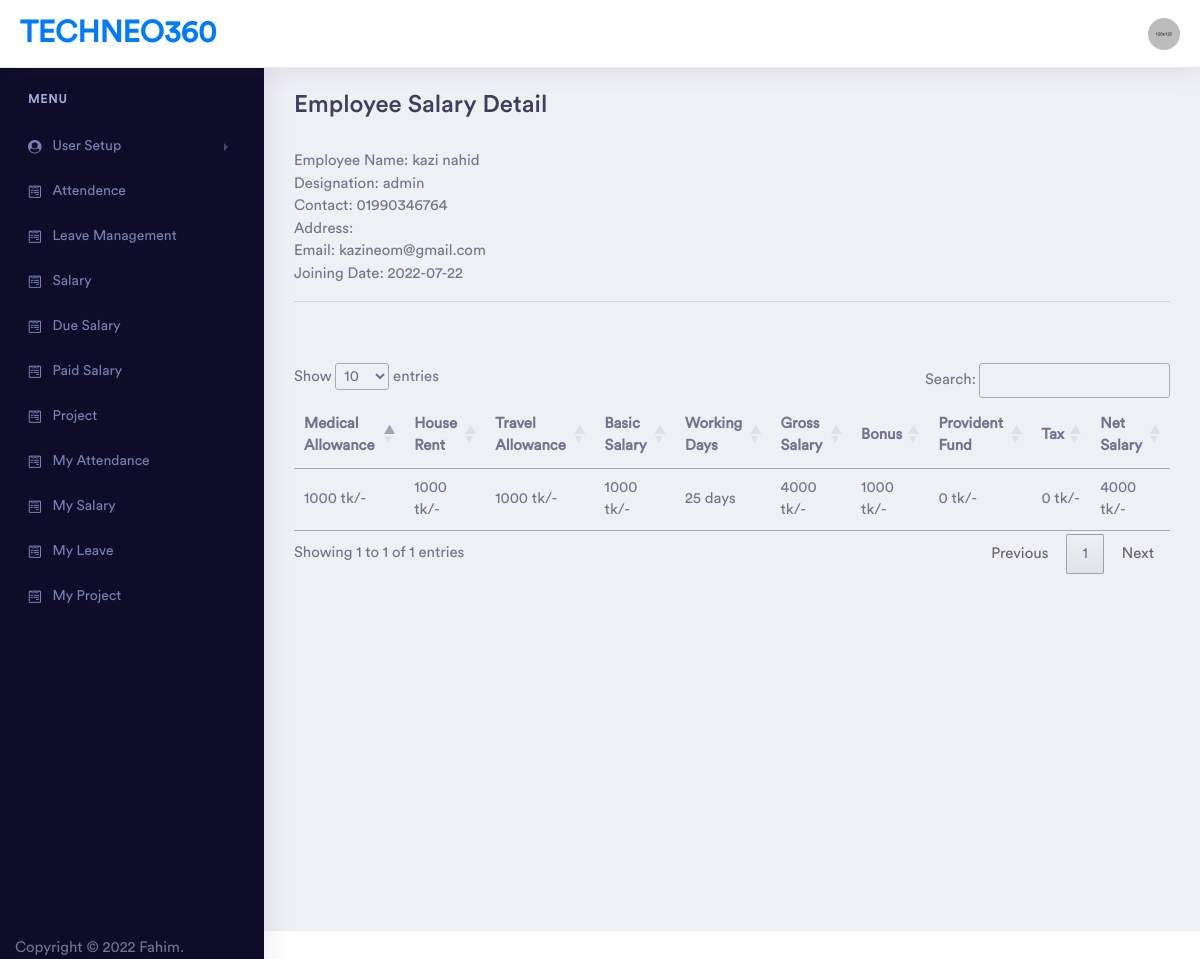
Screenshot of /salary_detail.php?sal_id=43&&id=36 (signed in) with the database file from the repository.
### tables this page shows
CREATE TABLE `users` (
  `id` int(11) NOT NULL,
  `first_name` varchar(128) NOT NULL,
  `last_name` varchar(128) NOT NULL,
  `phone_number` varchar(128) NOT NULL,
  `username` varchar(128) NOT NULL,
  `email` varchar(128) NOT NULL,
  `password` varchar(128) NOT NULL,
  `created_at` datetime DEFAULT NULL,
  `updated_at` datetime DEFAULT current_timestamp(),
  `role` varchar(128) NOT NULL DEFAULT 'employee',
  `address` text DEFAULT NULL
);

CREATE TABLE `salary` (
  `id` int(11) NOT NULL,
  `employee_id` int(128) NOT NULL,
  `expire_date` date DEFAULT NULL,
  `total_salary` int(11) NOT NULL,
  `join_date` date DEFAULT current_timestamp(),
  `medical_allowance` int(255) NOT NULL,
  `house_rent` int(255) NOT NULL,
  `travel_allowance` int(255) NOT NULL,
  `basic_salary` int(255) NOT NULL,
  `working_days` int(255) NOT NULL,
  `deduction_rate` int(11) NOT NULL,
  `status` enum('active','cancel') NOT NULL DEFAULT 'active',
  `bonus` int(11) NOT NULL,
  `provident_fund` int(11) NOT NULL,
  `professional_tax` int(11) NOT NULL
);

### salary_detail.php (the view, shortened to what this page needs)
<?php
if (isset($_SESSION['access'])) {
    $user_level = $_SESSION['level'];
    include 'partials/connection.php';
    include 'partials/header.php';
    include 'partials/sidebar.php';
    if ($user_level != 'employee') {
        $salary_id = $_GET['sal_id'];
?>
        <div class="dashboard-wrapper">
            <div class="dashboard-ecommerce">
                <div class="container-fluid dashboard-content ">
                    <div class="row">
                        <div class="col-xl-12 col-lg-12 col-md-12 col-sm-12 col-12">
                            <div class="page-header">
                                <h2 class="pageheader-title">Employee Salary Detail</h2>
                            </div>
                                <?php
                                $user = mysqli_fetch_assoc(mysqli_query($conn, "SELECT users.*,salary.total_salary,salary.bonus,salary.working_days,salary.id as salary_id ,salary.join_date,salary.expire_date,salary.medical_allowance,salary.house_rent,salary.travel_allowance,salary.basic_salary,salary.deduction_rate, salary.provident_fund, salary.professional_tax FROM users LEFT JOIN salary on users.id = salary.employee_id where salary.status='active' and salary.id = $salary_id"));
                                ?>
                            <div>
                                Employee Name: <?= $user['first_name'] . ' ' . $user['last_name'] ?>
                            </div>
                            <div>
                                Designation: <?= $user['role'] ?>
                            </div>
                            <div>
                                Contact: <?= $user['phone_number'] ?>
                            </div>
                            <div>
                                Address: <?= $user['address'] ?>
                            </div>
                            <div>
                                Email: <?= $user['email'] ?>
                            </div>
                            <div>
                                Joining Date: <?= $user['join_date'] ?>
                            </div>
                            <hr>
                            <br>
                            <br>
                            <table id="myTable">
                                <thead>
                                    <tr>
                                        <th>Medical Allowance</th>
                                        <th>House Rent</th>
                                        <th>Travel Allowance</th>
                                        <th>Basic Salary</th>
                                        <th>Working Days</th>
                                        <th>Gross Salary</th>
                                        <th>Bonus</th>
                                        <th>Provident Fund</th>
                                        <th>Tax</th>
                                        <th>Net Salary</th>
                                    </tr>
                                </thead>
                                <tbody>
                                    <tr>
                                        <td><?= $user['medical_allowance'] ?> tk/-</td>
                                        <td><?= $user['house_rent'] ?> tk/-</td>
                                        <td><?= $user['travel_allowance'] ?> tk/-</td>
                                        <td><?= $user['basic_salary'] ?> tk/-</td>
                                        <td><?= $user['working_days'] ?> days</td>
                                        <td><?= $user['total_salary'] ?> tk/-</td>
                                        <td><?= $user['bonus'] ?> tk/-</td>
                                        <td><?= $user['provident_fund'] ?> tk/-</td>
                                        <td><?= $user['professional_tax'] ?> tk/-</td>
                                        <td><?= $user['total_salary'] - $user['provident_fund'] - $user['professional_tax'] ?> tk/-</td>
                                    </tr>
                                </tbody>
                            </table>
                        </div>
                    </div>
                </div>
            </div>
        </div>
        </div>
    <?php
        include 'partials/footer.php';
    }
    ?>
    </body>
    </html>
<?php
} else {
    echo "<script>document.location.href='login.php';</script>";
}
?>

### salary_detail.php (style rules this page uses)
div { font-size: 15px; }

### rows the page displays
users: first_name "kazi", last_name "nahid", role "admin", phone_number "01990346764", email "kazineom@gmail.com", salary.join_date "2022-07-22", salary.medical_allowance "1000", salary.house_rent "1000", salary.travel_allowance "1000", salary.basic_salary "1000", salary.working_days "25", salary.total_salary "4000", salary.bonus "1000", salary.provident_fund "0", salary.professional_tax "0"
